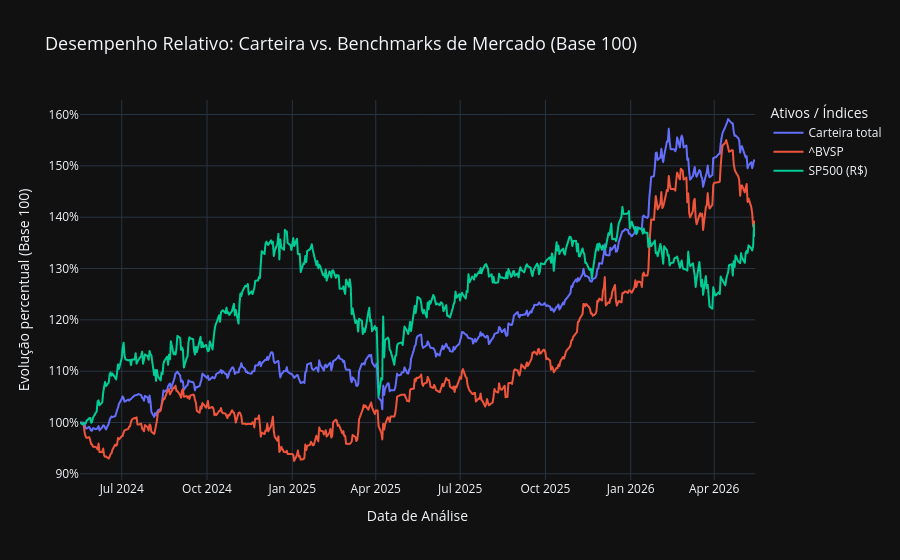

Notebook cell for this chart:
### Code cell
# ==========================================
# COMPARAÇÃO E NORMALIZAÇÃO DE RENTABILIDADE
# ==========================================

def gerar_comparacao(carteira:pd.DataFrame, cotacoes:pd.DataFrame) -> pd.DataFrame:
    """Consolida a carteira com os benchmarks principais e normaliza os dados
    na Base 100 para uma comparação visual e estatística justa.
    """
    # Isola o retorno patrimonial total da carteira
    df_comparacao = pd.DataFrame(
        {'Carteira total': carteira['Total']}, index=carteira.index
    )
    
    # Adiciona os índices que deseja comparar (ex: Ibovespa e S&P500 em R$)
    benchmarks = ["^BVSP", "SP500 (R$)"]
    for bench in benchmarks:
        if bench in cotacoes.columns:
            df_comparacao[bench] = cotacoes[bench]

    # VETORIZAÇÃO: Transforma todas as séries temporais para a Base 100 (Dia Inicial = 100)
    # Isso permite comparar uma carteira de R$18k com o Ibovespa a 120k pontos.
    df_normalizado = (df_comparacao / df_comparacao.iloc[0]) * 100

    return df_normalizado

df_comparacao = gerar_comparacao(
    carteira=df_carteira, 
    cotacoes=df_cotacoes
    )

# ==========================================
# VISUALIZAÇÃO GRÁFICA PROFISSIONAL (PLOTLY)
# ==========================================


fig = px.line(
    df_comparacao, 
    x=df_comparacao.index, 
    y=df_comparacao.columns, 
    title='Desempenho Relativo: Carteira vs. Benchmarks de Mercado (Base 100)')

fig.update_layout(
    template= 'plotly_dark',
    xaxis_title= 'Data de Análise',
    yaxis_title= 'Evolução percentual (Base 100)',
    yaxis_ticksuffix="%",
    title_font_size=18,
    hovermode='x unified',
    legend_title_text="Ativos / Índices"
    )

fig.show()

### Figure 1 — Plotly figure (JSON) as saved in the notebook; plotly's stock layout.template omitted (floating-point values rounded to 4 significant figures; data arrays with more than 128 entries replaced by an {"elided": "..."} marker saying what was removed)
{"data": [{"hovertemplate": "variable=Carteira total<br>Date=%{x}<br>value=%{y}<extra></extra>", "legendgroup": "Carteira total", "line": {"color": "#636efa", "dash": "solid"}, "marker": {"symbol": "circle"}, "mode": "lines", "name": "Carteira total", "showlegend": true, "type": "scattergl", "x": {"elided": "517 str values"}, "xaxis": "x", "y": {"elided": "517 float values"}, "yaxis": "y"}, {"hovertemplate": "variable=^BVSP<br>Date=%{x}<br>value=%{y}<extra></extra>", "legendgroup": "^BVSP", "line": {"color": "#EF553B", "dash": "solid"}, "marker": {"symbol": "circle"}, "mode": "lines", "name": "^BVSP", "showlegend": true, "type": "scattergl", "x": {"elided": "517 str values"}, "xaxis": "x", "y": {"elided": "517 float values"}, "yaxis": "y"}, {"hovertemplate": "variable=SP500 (R$)<br>Date=%{x}<br>value=%{y}<extra></extra>", "legendgroup": "SP500 (R$)", "line": {"color": "#00cc96", "dash": "solid"}, "marker": {"symbol": "circle"}, "mode": "lines", "name": "SP500 (R$)", "showlegend": true, "type": "scattergl", "x": {"elided": "517 str values"}, "xaxis": "x", "y": {"elided": "517 float values"}, "yaxis": "y"}], "layout": {"hovermode": "x unified", "legend": {"title": {"text": "Ativos / Índices"}, "tracegroupgap": 0}, "title": {"font": {"size": 18}, "text": "Desempenho Relativo: Carteira vs. Benchmarks de Mercado (Base 100)"}, "xaxis": {"anchor": "y", "domain": [0, 1], "title": {"text": "Data de Análise"}}, "yaxis": {"anchor": "x", "domain": [0, 1], "ticksuffix": "%", "title": {"text": "Evolução percentual (Base 100)"}}}}
